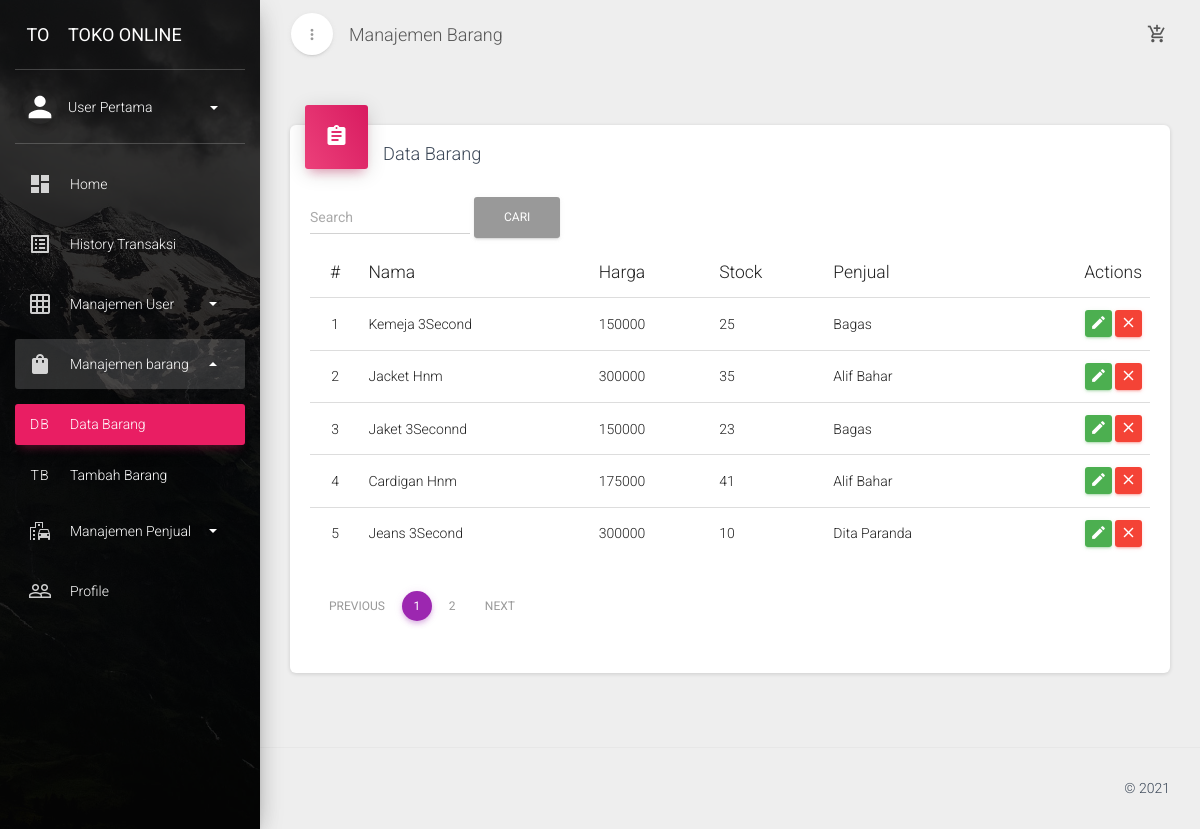
/index.php?url=barang (signed in), run on the app's committed database.
### tables this page shows
CREATE TABLE `barang` (
  `barang_id` int(11) NOT NULL,
  `nama` varchar(20) NOT NULL,
  `harga` int(11) NOT NULL,
  `stock` int(11) NOT NULL,
  `penjual_id` int(11) NOT NULL
);

CREATE TABLE `penjual` (
  `penjual_id` int(11) NOT NULL,
  `nama` varchar(20) NOT NULL,
  `alamat` varchar(50) NOT NULL
);

### pages/barang.php (the view, shortened to what this page needs)
<div class="row">
    <div class="col-md-12">
        <div class="card">
            <div class="card-header card-header-icon" data-background-color="rose">
                <i class="material-icons">assignment</i>
            </div>
            <div class="card-content">
                <h4 class="card-title">Data Barang</h4>
                <div class="form-inline my-2 my-lg-0">
                  <input class="form-control mr-sm-2" name='cari' id='cari' type="search" placeholder="Search" aria-label="Search">
                  <button class="btn btn-outline-success my-2 my-sm-0" type="button" onclick='cari()'>Cari</button>
                </div>
                <div class="table-responsive">
                    <table class="table">
                        <thead>
                            <tr>
                                <th class="text-center">#</th>
                                <th>Nama</th>
                                <th>Harga</th>
                                <th>Stock</th>
                                <th>Penjual</th>
                                <th class="text-right">Actions</th>
                            </tr>
                        </thead>
                        <tbody>
                        <?php
                        $batas = 5;
                        $halaman = isset($_GET['halaman'])?(int)$_GET['halaman'] : 1;
                        $halaman_awal = ($halaman>1) ? ($halaman *$batas) - $batas : 0;
                        $previous = $halaman - 1;
                        $next = $halaman + 1;
                        if(isset($_GET['cari'])){
                            $data = mysqli_query($koneksi,"select barang.nama as barang, harga, stock, barang_id, barang.penjual_id as id, penjual.nama as penjual from barang join penjual on barang.penjual_id = penjual.penjual_id where barang.nama like '%".$_GET['cari']."%'") or die(mysqli_error($koneksi));
                        }else{
                            $data = mysqli_query($koneksi,"select barang.nama as barang, harga, stock, barang_id, barang.penjual_id as id, penjual.nama as penjual from barang join penjual on barang.penjual_id = penjual.penjual_id") or die(mysqli_error($koneksi));
                        }
                        $jumlah_data = mysqli_num_rows($data);
                        $total_halaman = ceil($jumlah_data / $batas);
                        if(isset($_GET['cari'])){
                            $query = mysqli_query($koneksi, "select barang.nama as barang, harga, stock, barang_id, barang.penjual_id as id, penjual.nama as penjual from barang join penjual on barang.penjual_id = penjual.penjual_id where barang.nama like '%".$_GET['cari']."%' limit $halaman_awal, $batas");
                        }else{
                            $query = mysqli_query($koneksi, "select barang.nama as barang, harga, stock, barang_id, barang.penjual_id as id, penjual.nama as penjual from barang join penjual on barang.penjual_id = penjual.penjual_id limit $halaman_awal, $batas");
                        }
                        $no = isset($_GET['halaman'])?((int)$_GET['halaman']-1)*5+1 : 1;
                        while($data = mysqli_fetch_assoc($query)){
                        ?>
                            <tr>
                                <td class="text-center"><?php echo $no++?></td>
                                <td><?php echo $data['barang'] ?></td>
                                <td><?php echo $data['harga'] ?></td>
                                <td><?php echo $data['stock'] ?></td>
                                <td><?php echo $data['penjual'] ?></td>
                                <td class="td-actions text-right">
                                    <a href='index.php?url=barang-edit&edit=<?php echo $data['barang_id']?>&cek=<?php echo $data['id']?>' rel="tooltip" class="btn btn-success">
                                        <i class="material-icons">edit</i>
                                    </a>
                                    <button onclick="hapus(<?php echo $data['barang_id'] ?>)" rel="tooltip" class="btn btn-danger">
                                        <i class="material-icons">close</i>
                                    </button>
                                </td>
                            </tr>
                        <?php } ?>
                        </tbody>
                        <tfoot>
                            <tr><td colspan=6>
                            <ul class="pagination justify-content-center">
			                	<li class="page-item">
			                		<a class="page-link" <?php if($halaman > 1){ echo "href='?url=barang&halaman=$previous'"; } ?>>Previous</a>
			                	</li>
			                	<?php
			                	for($x=1;$x<=$total_halaman;$x++){
			                		?>
			                		<li class="page-item <?php echo empty($_GET['halaman'])&&$x==1||$x==$_GET['halaman']?"active":""; ?>"><a class="page-link" href="?url=barang&halaman=<?php echo $x ?>"><?php echo $x; ?></a></li>
			                		<?php
			                	}
			                	?>
			                	<li class="page-item">
			                		<a  class="page-link" <?php if($halaman < $total_halaman) { echo "href='?url=barang&halaman=$next'"; } ?>>Next</a>
			                	</li>
			                </ul>
                            </td></tr>
                        </tfoot>
                    </table>
                </div>
            </div>
        </div>
    </div>
</div>

### data on the page
barang: nama "Kemeja 3Second", harga "150000", stock "25", penjual.nama "Bagas"
barang: nama "Jacket Hnm", harga "300000", stock "35", penjual.nama "Alif Bahar"
barang: nama "Jaket 3Seconnd", harga "150000", stock "23", penjual.nama "Bagas"
barang: nama "Cardigan Hnm", harga "175000", stock "41", penjual.nama "Alif Bahar"
barang: nama "Jeans 3Second", harga "300000", stock "10", penjual.nama "Dita Paranda"

### other printed values
$_SESSION['nama'] "User Pertama"
